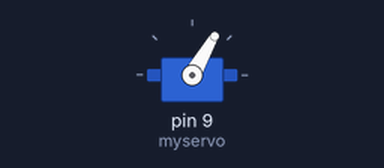
Bench run of a sketch on a simulated Arduino Uno, built with avr-gcc and run on an emulated ATmega328P. On the bench: servo.

Above: at 0.05 s.
At 0.75 s:
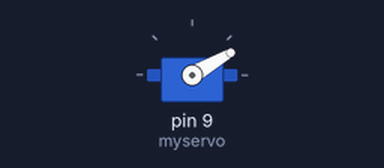
At 1.5 s:
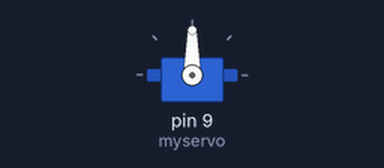
Timing chart, 0 to 3.5 s (numbered marks = the images above):
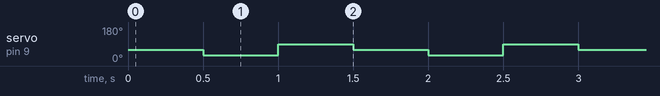

Measured:
- by itself, servo on pin 9 (myservo): repeats every 1.5 s: 90° 0.50 s, 60° 0.50 s, 30° 0.50 s

The sketch:

Servo_Test_Ar.ino
```cpp
#include <Servo.h>

Servo myservo;

void setup() {
  Serial.begin(9600);
  while (!Serial) {
    ;
  }
  myservo.attach(9);
  myservo.write(60);
}

void loop() {
  myservo.write(60);
  delay(500);
  myservo.write(30);
  delay(500);
  myservo.write(90);
  delay(500);
}
```
